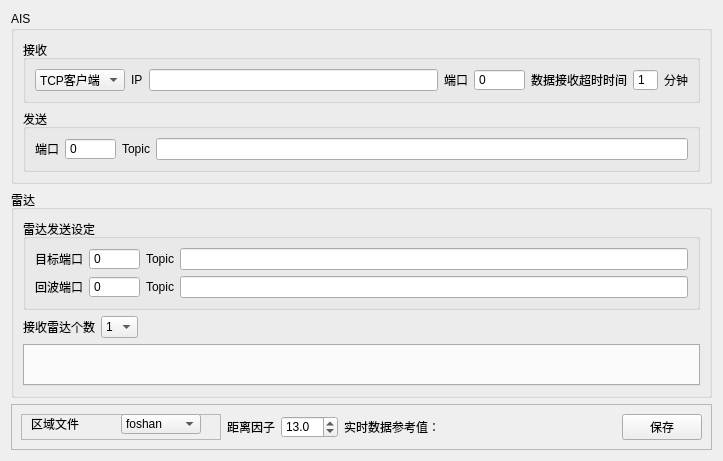
<?xml version="1.0" encoding="UTF-8"?>
<ui version="4.0">
 <class>ZCHXRadarAisSetting</class>
 <widget class="QWidget" name="ZCHXRadarAisSetting">
  <property name="geometry">
   <rect>
    <x>0</x>
    <y>0</y>
    <width>723</width>
    <height>461</height>
   </rect>
  </property>
  <property name="windowTitle">
   <string>Form</string>
  </property>
  <property name="styleSheet">
   <string notr="true">QLabel{
color:black;
}</string>
  </property>
  <layout class="QVBoxLayout" name="verticalLayout_5">
   <item>
    <widget class="QGroupBox" name="groupBox">
     <property name="title">
      <string>AIS</string>
     </property>
     <layout class="QVBoxLayout" name="verticalLayout">
      <item>
       <widget class="QGroupBox" name="groupBox_2">
        <property name="title">
         <string>接收</string>
        </property>
        <layout class="QHBoxLayout" name="horizontalLayout">
         <item>
          <widget class="QComboBox" name="aisTypeBox">
           <item>
            <property name="text">
             <string>TCP客户端</string>
            </property>
           </item>
           <item>
            <property name="text">
             <string>TCP服务端</string>
            </property>
           </item>
          </widget>
         </item>
         <item>
          <widget class="QLabel" name="label">
           <property name="text">
            <string>IP</string>
           </property>
          </widget>
         </item>
         <item>
          <widget class="QLineEdit" name="aisRecIPLineEdit"/>
         </item>
         <item>
          <widget class="QLabel" name="label_2">
           <property name="text">
            <string>端口</string>
           </property>
          </widget>
         </item>
         <item>
          <widget class="QSpinBox" name="aisRecPortSpinBox">
           <property name="buttonSymbols">
            <enum>QAbstractSpinBox::NoButtons</enum>
           </property>
           <property name="maximum">
            <number>999999</number>
           </property>
          </widget>
         </item>
         <item>
          <widget class="QLabel" name="label_6">
           <property name="text">
            <string>数据接收超时时间</string>
           </property>
          </widget>
         </item>
         <item>
          <widget class="QSpinBox" name="aisTimeoutSpinBox">
           <property name="buttonSymbols">
            <enum>QAbstractSpinBox::NoButtons</enum>
           </property>
           <property name="minimum">
            <number>1</number>
           </property>
           <property name="maximum">
            <number>60</number>
           </property>
          </widget>
         </item>
         <item>
          <widget class="QLabel" name="label_7">
           <property name="text">
            <string>分钟</string>
           </property>
          </widget>
         </item>
        </layout>
       </widget>
      </item>
      <item>
       <widget class="QGroupBox" name="groupBox_3">
        <property name="title">
         <string>发送</string>
        </property>
        <layout class="QHBoxLayout" name="horizontalLayout_2">
         <item>
          <widget class="QLabel" name="label_3">
           <property name="text">
            <string>端口</string>
           </property>
          </widget>
         </item>
         <item>
          <widget class="QSpinBox" name="aisSendPortSpinBox">
           <property name="buttonSymbols">
            <enum>QAbstractSpinBox::NoButtons</enum>
           </property>
           <property name="maximum">
            <number>999999</number>
           </property>
          </widget>
         </item>
         <item>
          <widget class="QLabel" name="label_4">
           <property name="text">
            <string>Topic</string>
           </property>
          </widget>
         </item>
         <item>
          <widget class="QLineEdit" name="aisSendTopicLineEdit"/>
         </item>
        </layout>
       </widget>
      </item>
     </layout>
    </widget>
   </item>
   <item>
    <widget class="QGroupBox" name="groupBox_4">
     <property name="title">
      <string>雷达</string>
     </property>
     <layout class="QVBoxLayout" name="verticalLayout_6">
      <item>
       <widget class="QGroupBox" name="groupBox_8">
        <property name="title">
         <string>雷达发送设定</string>
        </property>
        <layout class="QGridLayout" name="gridLayout_3">
         <item row="0" column="0">
          <widget class="QLabel" name="label_18">
           <property name="text">
            <string>目标端口</string>
           </property>
          </widget>
         </item>
         <item row="0" column="1">
          <widget class="QSpinBox" name="trackSendPortSpinBox">
           <property name="buttonSymbols">
            <enum>QAbstractSpinBox::NoButtons</enum>
           </property>
           <property name="maximum">
            <number>999999</number>
           </property>
          </widget>
         </item>
         <item row="0" column="2">
          <widget class="QLabel" name="label_19">
           <property name="text">
            <string>Topic</string>
           </property>
          </widget>
         </item>
         <item row="0" column="3">
          <widget class="QLineEdit" name="trackSendTopicLineEdit"/>
         </item>
         <item row="1" column="0">
          <widget class="QLabel" name="label_21">
           <property name="text">
            <string>回波端口</string>
           </property>
          </widget>
         </item>
         <item row="1" column="1">
          <widget class="QSpinBox" name="videoSendPortSpinBox">
           <property name="buttonSymbols">
            <enum>QAbstractSpinBox::NoButtons</enum>
           </property>
           <property name="maximum">
            <number>999999</number>
           </property>
          </widget>
         </item>
         <item row="1" column="2">
          <widget class="QLabel" name="label_20">
           <property name="text">
            <string>Topic</string>
           </property>
          </widget>
         </item>
         <item row="1" column="3">
          <widget class="QLineEdit" name="videoSendTopicLineEdit"/>
         </item>
        </layout>
       </widget>
      </item>
      <item>
       <layout class="QHBoxLayout" name="horizontalLayout_5">
        <item>
         <widget class="QLabel" name="label_5">
          <property name="text">
           <string>接收雷达个数</string>
          </property>
         </widget>
        </item>
        <item>
         <widget class="QComboBox" name="radarNumComboBox">
          <item>
           <property name="text">
            <string>1</string>
           </property>
          </item>
         </widget>
        </item>
        <item>
         <spacer name="horizontalSpacer">
          <property name="orientation">
           <enum>Qt::Horizontal</enum>
          </property>
          <property name="sizeHint" stdset="0">
           <size>
            <width>40</width>
            <height>20</height>
           </size>
          </property>
         </spacer>
        </item>
       </layout>
      </item>
      <item>
       <widget class="QTabWidget" name="tabWidget">
        <property name="currentIndex">
         <number>-1</number>
        </property>
       </widget>
      </item>
     </layout>
    </widget>
   </item>
   <item>
    <widget class="QFrame" name="frame">
     <property name="frameShape">
      <enum>QFrame::StyledPanel</enum>
     </property>
     <property name="frameShadow">
      <enum>QFrame::Raised</enum>
     </property>
     <layout class="QHBoxLayout" name="horizontalLayout_7">
      <item>
       <widget class="QFrame" name="frame_2">
        <property name="minimumSize">
         <size>
          <width>200</width>
          <height>0</height>
         </size>
        </property>
        <property name="frameShape">
         <enum>QFrame::StyledPanel</enum>
        </property>
        <property name="frameShadow">
         <enum>QFrame::Raised</enum>
        </property>
        <widget class="QLabel" name="label_22">
         <property name="geometry">
          <rect>
           <x>10</x>
           <y>0</y>
           <width>81</width>
           <height>20</height>
          </rect>
         </property>
         <property name="text">
          <string>区域文件</string>
         </property>
        </widget>
        <widget class="QComboBox" name="limit_fileBox">
         <property name="geometry">
          <rect>
           <x>100</x>
           <y>0</y>
           <width>80</width>
           <height>20</height>
          </rect>
         </property>
         <item>
          <property name="text">
           <string>foshan</string>
          </property>
         </item>
         <item>
          <property name="text">
           <string>shandong</string>
          </property>
         </item>
        </widget>
       </widget>
      </item>
      <item>
       <widget class="QLabel" name="label_8">
        <property name="text">
         <string>距离因子</string>
        </property>
       </widget>
      </item>
      <item>
       <widget class="QDoubleSpinBox" name="range_factor">
        <property name="decimals">
         <number>1</number>
        </property>
        <property name="minimum">
         <double>1.000000000000000</double>
        </property>
        <property name="value">
         <double>13.000000000000000</double>
        </property>
       </widget>
      </item>
      <item>
       <widget class="QLabel" name="label_9">
        <property name="text">
         <string>实时数据参考值：</string>
        </property>
       </widget>
      </item>
      <item>
       <widget class="QLabel" name="realRangefactor">
        <property name="text">
         <string/>
        </property>
       </widget>
      </item>
      <item>
       <spacer name="horizontalSpacer_2">
        <property name="orientation">
         <enum>Qt::Horizontal</enum>
        </property>
        <property name="sizeHint" stdset="0">
         <size>
          <width>395</width>
          <height>17</height>
         </size>
        </property>
       </spacer>
      </item>
      <item>
       <widget class="QPushButton" name="saveBtn">
        <property name="text">
         <string>保存</string>
        </property>
       </widget>
      </item>
     </layout>
    </widget>
   </item>
  </layout>
 </widget>
 <resources/>
 <connections/>
</ui>
